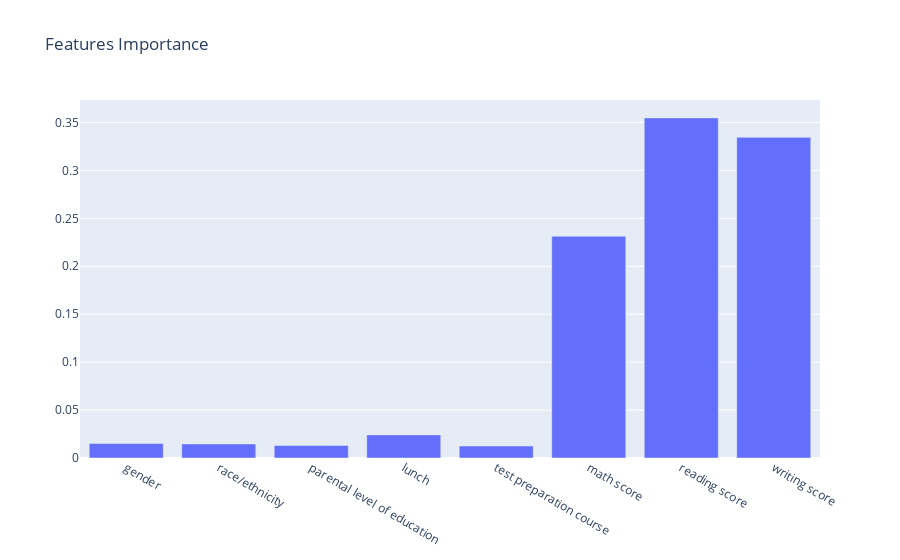

The notebook cell saved with this chart:
### Code cell
#check for most important feature
importance = rf_model.feature_importances_
features = X.columns
fig = go.Figure([go.Bar(x=features, y=importance)])
fig.update_layout(title='Features Importance')
fig.show()

### Figure 1 — Plotly figure (JSON) as saved in the notebook; plotly's stock layout.template omitted (floating-point values rounded to 4 significant figures)
{"data": [{"type": "bar", "x": ["gender", "race/ethnicity", "parental level of education", "lunch", "test preparation course", "math score", "reading score", "writing score"], "y": [0.01507, 0.01466, 0.013, 0.02412, 0.01248, 0.2313, 0.3548, 0.3345]}], "layout": {"title": {"text": "Features Importance"}}}
